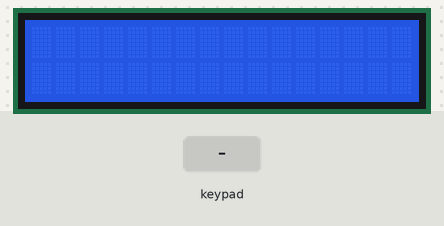
Bench run of a sketch on a simulated Arduino Uno, built with avr-gcc and run on an emulated ATmega328P. On the bench: 16×2 character LCD. The test bench sets the inputs (shaded band). What the sketch prints to the serial monitor is not drawn.

Above: at 1.2 s.
1.3 s: keypad keys 4 5 6 7 # pressed 0.4 s apart
At 4.0 s:
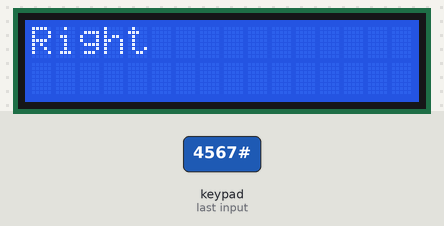
4.8 s: key 'A' pressed
At 5.8 s:
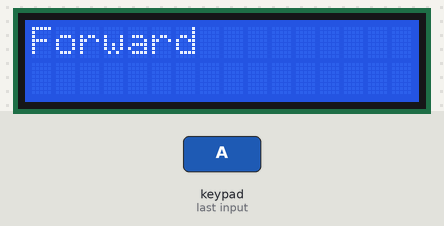
6.3 s: key 'B' pressed
At 6.7 s:
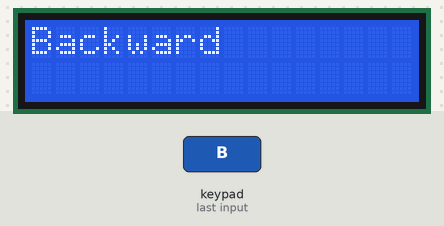
7.8 s: keypad keys 4 5 6 7 * pressed 0.4 s apart
At 10.1 s:
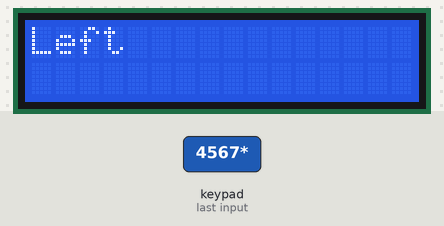
11.3 s: key 'C' pressed
At 12.5 s:
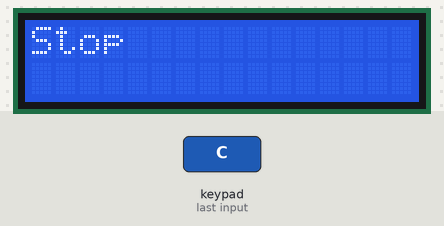
12.8 s: keypad keys 4 5 6 7 D pressed 0.4 s apart
At 15.5 s:
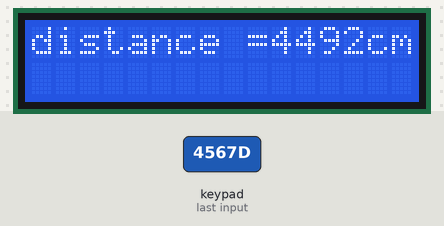
Timing chart, 0 to 17.0 s (numbered marks = the images above; inputs shaded):
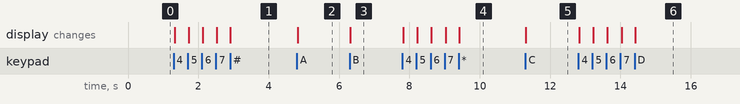

Measured:
- after the input at 1.3 s, the display: first changes at once (image 1 shows a later state)
- after the input at 4.8 s, the display: changes at once (image 2)
- after the input at 6.3 s, the display: changes at once (image 3)
- after the input at 7.8 s, the display: first changes at once (image 4 shows a later state)
- after the input at 11.3 s, the display: changes at once (image 5)
- after the input at 12.8 s, the display: first changes at once (image 6 shows a later state)

The sketch:

Arduino__Master.ino
```cpp
#include <Keypad.h>
#include <SoftwareSerial.h>
#include <LiquidCrystal_I2C.h>
LiquidCrystal_I2C lcd(38, 16, 2);
//SoftwareSerial Serial(2,3);
int x=0;
char k[4][4] = {
  {'1', '2', '3', 'A'},
  {'4', '5', '6', 'B'},
  {'7', '8', '9', 'C'},
  {'*', '0', '#', 'D'}};
byte rpins[4] = {4, 5, 6, 7};
byte cpins[4] = {8, 9, 10, 11};
Keypad kay(makeKeymap(k), rpins, cpins, 4, 4);
char myk;
int t_dis1=0;

void setup() {
  Serial.begin(9600);
  lcd.init();
  lcd.backlight();
}
void loop() {
myk = kay.getKey();
  if(myk){
Serial.write(myk);
  if (myk== 'A') {
      lcd.clear();
      lcd.print("Forward");}
     else if (myk == 'B') {
      lcd.clear();
      lcd.print("Backward");}
    else if (myk == 'C') {
      lcd.clear();
      lcd.print("Stop");}
    else if (myk == '*') {
      lcd.clear();
      lcd.print("Left");}
     else if (myk == '#') {
      lcd.clear();
       lcd.print("Right");}
  else if (myk >= '0' && myk <= '9'){
    int t_dis = myk - '0';
    t_dis1 = (t_dis1 * 10) + t_dis;
     lcd.clear();
   lcd.print("distance ="+String(t_dis1)+" cm");Serial.print(t_dis1);}
  else if (myk == 'D') {
      x=(t_dis1*20);lcd.clear();
    lcd.print("distance ="+String(x)+"cm");
     Serial.print(x);
    }
  }
}
```
